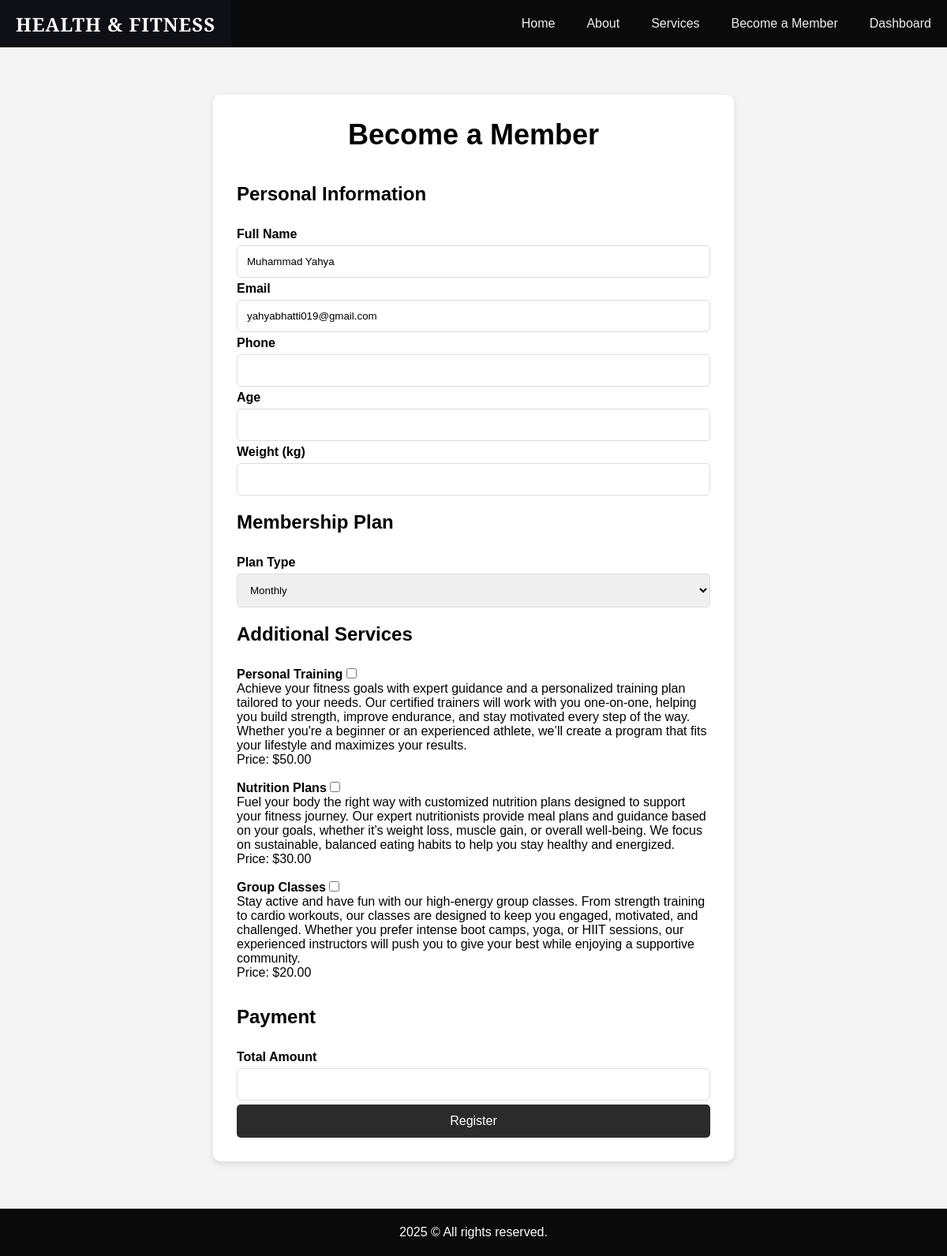
The app's page /register.php (signed in) with its own data.
### tables this page shows
CREATE TABLE `users` (
  `id` int(11) NOT NULL,
  `full_name` varchar(100) NOT NULL,
  `email` varchar(100) NOT NULL,
  `hashed_password` varchar(255) NOT NULL,
  `created_at` timestamp NOT NULL DEFAULT current_timestamp()
);

CREATE TABLE `services` (
  `id` int(11) NOT NULL,
  `service_name` varchar(100) NOT NULL,
  `description` text NOT NULL,
  `price` decimal(10,2) NOT NULL
);

### public/register.php (the view, shortened to what this page needs)
<?php
include('../includes/header.php');
include('../includes/config.php');
$user_id = $_SESSION['user_id'];
$query = "SELECT full_name FROM users WHERE id = :user_id";
$stmt = $pdo->prepare($query);
$stmt->bindParam(':user_id', $user_id, PDO::PARAM_INT);
$stmt->execute();
$user = $stmt->fetch(PDO::FETCH_ASSOC);
if ($user) {
  $full_name = $user['full_name'];
} else {
  $full_name = '';
}
$query = "SELECT * FROM services";
$stmt = $pdo->prepare($query);
$stmt->execute();
$services = $stmt->fetchAll(PDO::FETCH_ASSOC);
?>
<!DOCTYPE html>
<html lang="en">
<head>
  <link rel="stylesheet" href="assets/css/register.css">
</head>
<body>
  <div class="register-section">
    <div class="register-container">
      <h1 class="register-title">Become a Member</h1>
      <form action="../actions/process_register.php" method="POST">
        <section>
          <h2>Personal Information</h2>
          <br>
          <label for="full_name">Full Name</label>
          <input type="text" id="full_name" name="full_name" value="<?php echo htmlspecialchars($full_name); ?>" readonly>
          <label for="email">Email</label>
          <input type="email" id="email" name="email" value="<?php echo htmlspecialchars($_SESSION['user_email']); ?>" readonly>
          <label for="phone">Phone</label>
          <input type="text" id="phone" name="phone" required>
          <label for="age">Age</label>
          <input type="number" id="age" name="age" required>
          <label for="weight_kg">Weight (kg)</label>
          <input type="number" id="weight_kg" name="weight_kg" required>
        </section>
        <section>
          <h2>Membership Plan</h2>
          <br>
          <label for="plan_type">Plan Type</label>
          <select id="plan_type" name="plan_type" required>
            <option value="monthly">Monthly</option>
          </select>
        </section>
        <section>
          <h2>Additional Services</h2>
          <br>
          <?php foreach ($services as $service): ?>
            <div class="service">
              <label for="service_<?php echo $service['id']; ?>"><?php echo htmlspecialchars($service['service_name']); ?></label>
              <input type="checkbox" id="service_<?php echo $service['id']; ?>" name="services[]" value="<?php echo $service['id']; ?>" data-price="<?php echo $service['price']; ?>">
              <p><?php echo htmlspecialchars($service['description']); ?></p>
              <p>Price: $<?php echo $service['price']; ?></p>
              <br>
            </div>
          <?php endforeach; ?>
        </section>
        <section>
          <h2>Payment</h2>
          <br>
          <label for="payment_amount">Total Amount</label>
          <input type="text" id="payment_amount" name="payment_amount" readonly>
          <button type="submit" name="submit">Register</button>
        </section>
      </form>
    </div>
  </div>
  <?php include('../includes/footer.php'); ?>
</body>
</html>

### public/assets/css/header.css (style rules this page uses)
:root { --color-1: #0a0a0a; --text-color: #f0f0f0; --accent-color: #d3d3d3; }
* { margin: 0; padding: 0; }
html { font-size: 12pt; font-family: Poppins, Segoe UI, Tahoma, sans-serif; }

### public/assets/css/register.css (style rules this page uses)
body { font-family: Arial, sans-serif; background-color: #f4f4f4; }
.register-container { width: 50%; margin: 0 auto; background-color: #fff; padding: 30px; border-radius: 10px; box-shadow: 0 4px 8px rgba(0, 0, 0, 0.1); margin-top: 5%; margin-bottom: 5%; }
.register-title { font-size: 36px; color: #000000; margin-bottom: 40px; text-align: center; }
form { display: grid; gap: 15px; }
section h2 { margin-bottom: 10px; }
label { font-weight: bold; }
input[type="text"], input[type="email"], input[type="number"], input[type="date"], select { width: 100%; padding: 12px; margin: 5px 0; border: 1px solid #ddd; border-radius: 5px; box-sizing: border-box; }
input[type="checkbox"] { margin-right: 10px; }
button { background-color: #2b2b2b; color: #fff; padding: 12px; border: none; border-radius: 5px; cursor: pointer; font-size: 1em; width: 100%; }

### records on screen
users: full_name "Muhammad Yahya"
services: service_name "Personal Training", description "Achieve your fitness goals with expert guidance and a personalized training plan tailored to your needs. Our certified trainers will work with you one-on-one, helping you build strength, improve endurance, and stay motivated every step of the way. Whether you're a beginner or an experienced athlete, we’ll create a program that fits your lifestyle and maximizes your results.", price "50.00"
services: service_name "Nutrition Plans", description "Fuel your body the right way with customized nutrition plans designed to support your fitness journey. Our expert nutritionists provide meal plans and guidance based on your goals, whether it’s weight loss, muscle gain, or overall well-being. We focus on sustainable, balanced eating habits to help you stay healthy and energized.", price "30.00"
services: service_name "Group Classes", description "Stay active and have fun with our high-energy group classes. From strength training to cardio workouts, our classes are designed to keep you engaged, motivated, and challenged. Whether you prefer intense boot camps, yoga, or HIIT sessions, our experienced instructors will push you to give your best while enjoying a supportive community.", price "20.00"
